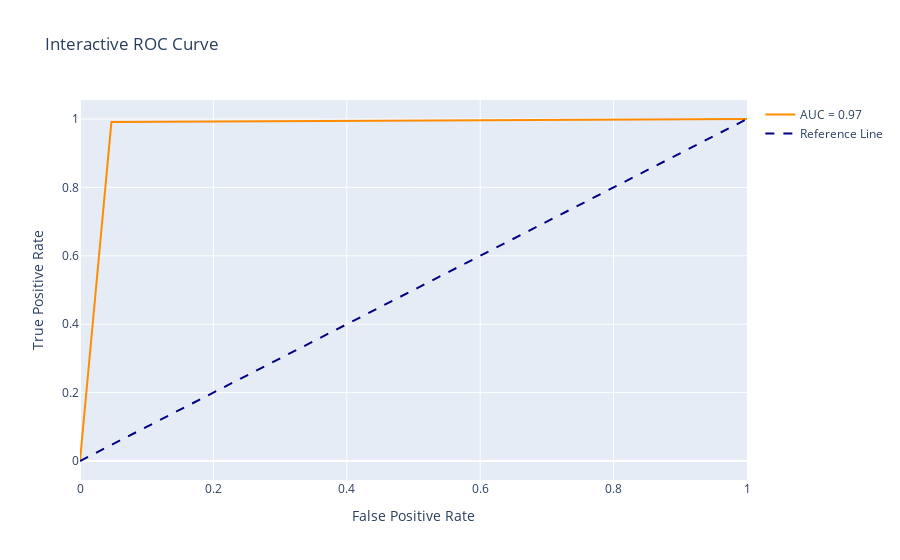

The cell this chart's notebook holds for it:
### Code cell
import plotly.graph_objs as go

trace = go.Scatter(x=fpr, y=tpr, mode='lines', name='AUC = %0.2f' % auc,
                   line=dict(color='darkorange', width=2))

reference_line = go.Scatter(x=[0,1], y=[0,1], mode='lines', name='Reference Line',
                            line=dict(color='navy', width=2, dash='dash'))

fig = go.Figure(data=[trace, reference_line])

fig.update_layout(title='Interactive ROC Curve',
                  xaxis_title='False Positive Rate',
                  yaxis_title='True Positive Rate')
fig.show()

### Figure 1 — Plotly figure (JSON) as saved in the notebook; plotly's stock layout.template omitted (floating-point values rounded to 4 significant figures)
{"data": [{"line": {"color": "darkorange", "width": 2}, "mode": "lines", "name": "AUC = 0.97", "type": "scatter", "x": [0, 0.04709, 1], "y": [0, 0.9914, 1]}, {"line": {"color": "navy", "dash": "dash", "width": 2}, "mode": "lines", "name": "Reference Line", "type": "scatter", "x": [0, 1], "y": [0, 1]}], "layout": {"title": {"text": "Interactive ROC Curve"}, "xaxis": {"title": {"text": "False Positive Rate"}}, "yaxis": {"title": {"text": "True Positive Rate"}}}}
